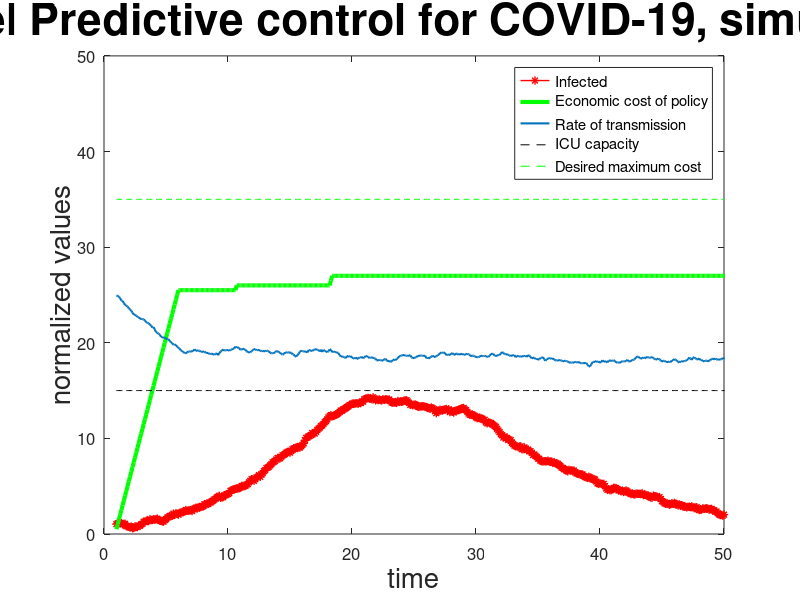

This chart was generated by the following MATLAB code:
clear all, close all, clc


%% declare data and variables for the SIR model
B = 0.25;
g = 0.10;
dt = 0.1;
t = 1:dt:100.1;
N = 100;
So = zeros(1,length(t));
%% ICU capacity H, Economic cost E
H = 15
E = 35
%% more variables
S = 99;
So(1) = S;
Io = zeros(1,length(t));
I = 1;
Io(1) = I;
Ro = zeros(1,length(t));
R = 0;
Ro(1) = R;
Y = H*ones(1,length(t))
C = 0;

%% run the simulation, each timestep recompute the future prediction 
% based on new measurements 

for j = 1:length(t)-1
    
   
    
    
    
 % step the model forward in time to observe the impact of the current policy   
    for i = j:length(t)
        S = S + ((-B*I*S)/N)*dt;
        So(i) = S;
        I = I + ((B * I * S)/N - g*I)*dt;
        Io(i) = I;
        R = R + dt*(g*I);
        Ro(i) = R;
    end
 % make a decision to tighten down or relax policy based on optimization parameters.    
    if (max(Io) > H) && (C < E)
        B = B - 0.001;
        C = C+0.5;
    end
 % perturb the data away from the model to simulate real world conditions
 % and uncertainty
    B = B + 0.001*randn;
    Bout(j) = B;
    Cout(j) = C;
    b = 0.1*randn;
    S_model = So(j+1);
    S_real(j) = S_model + b;
    I_model = Io(j+1);
    I_real(j) = I_model - b;
    R_model = Ro(j+1);
    R_real(j) = R_model;
    
     S = S_real(j);
    I = I_real(j);
    R = R_real(j);
    
    
    
 
end

%% plot everything
Bdisp = 100 * Bout;
plot(t(1:length(I_real)),I_real,'r*-','Linewidth',1), hold on
plot(t(1:length(Cout)),Cout,'g','Linewidth',3), hold on
plot(t(1:length(Bdisp)),Bdisp,'Linewidth',1.5), hold on
plot(t,Y,'k--')
plot(t,Y*(35/15),'g--')
axis([0 50 0 50])
l1 = legend('Infected','Economic cost of policy','Rate of transmission','ICU capacity','Desired maximum cost')
set(l1,'FontSize',18)
set(gcf,'Position',([50 50 1280 720]))
set(gca,'Fontsize',12)
xlabel('time','Fontsize',20)
ylabel('normalized values','Fontsize',20)
title('Model Predictive control for COVID-19, simulation','Fontsize',32)

